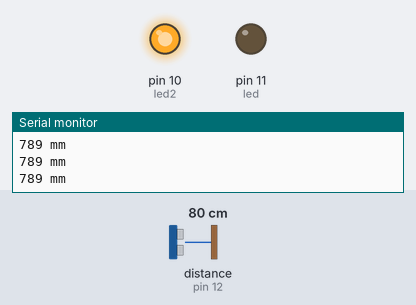
A sketch run on a simulated Arduino Uno, built with avr-gcc and run on an emulated ATmega328P. On the bench: output pins drawn as LEDs (lit = HIGH), the last lines printed to the serial monitor. Wiring (inferred from the names in the program): ultrasonic range finder: trigger pin 13; echo pin 12. The inputs (shaded band) are chosen by the test bench; at power-on: distance to the obstacle (sensor on pin 12) 80 cm. The echo pulse lasts 58.3 µs per cm; pins used as bus, display or sensor lines are not drawn.

Above: at 1.2 s.
1.3 s: distance to the obstacle (sensor on pin 12) set to 12 cm
4.3 s: distance to the obstacle (sensor on pin 12) set to 9 cm
At 5.5 s:
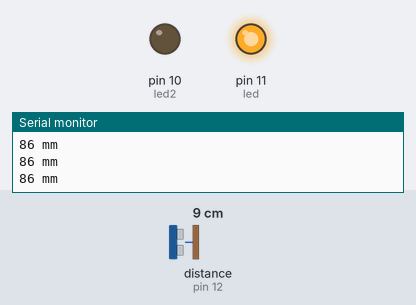
5.8 s: distance to the obstacle (sensor on pin 12) set to 18 cm
At 6.5 s:
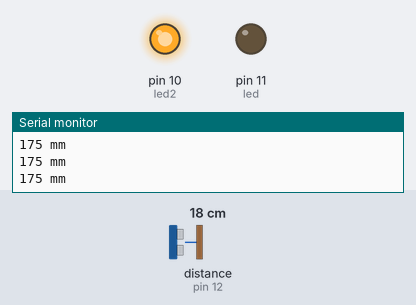
7.3 s: distance to the obstacle (sensor on pin 12) set to 2 cm
At 7.7 s:
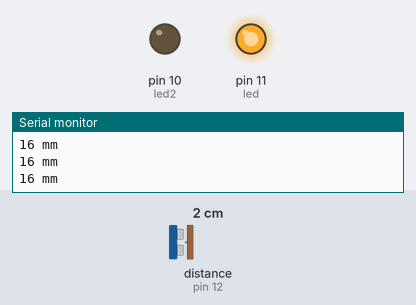
Timing chart, 0 to 9.8 s (numbered marks = the images above; inputs shaded):
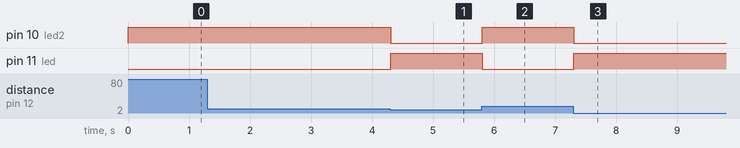

The sketch:

sonartest.ino
```cpp
/*
HC-SR04 Ping distance sensor]
VCC to arduino 5v GND to arduino GND
Echo to Arduino pin 13 Trig to Arduino pin 12
Red POS to Arduino pin 11
Green POS to Arduino pin 10
560 ohm resistor to both LED NEG and GRD power rail
More info at: http://goo.gl/kJ8Gl
Original code improvements to the Ping sketch sourced from Trollmaker.com
Some code and wiring inspired by http://en.wikiversity.org/wiki/User:Dstaub/robotcar
*/

#define trigPin 13
#define echoPin 12
#define led 11
#define led2 10

const int speedOfSound = 340;
const float ms2mm = (speedOfSound / 1000.0);

void setup() {
  Serial.begin (9600);
  pinMode(trigPin, OUTPUT);
  pinMode(echoPin, INPUT);
  pinMode(led, OUTPUT);
  pinMode(led2, OUTPUT);
  digitalWrite(trigPin, LOW);
  digitalWrite(led, LOW);
  digitalWrite(led2, LOW);
}

void loop() {
  long duration, distance;
  // Ensure clean HIGH pulse by first giving a short LOW
  digitalWrite(trigPin, LOW);
  delayMicroseconds(5);

  digitalWrite(trigPin, HIGH);
  delayMicroseconds(25);
  digitalWrite(trigPin, LOW);

  duration = pulseIn(echoPin, HIGH);
  distance = (duration / 2) * ms2mm;

  if (distance < 100) {
    digitalWrite(led,HIGH);
    digitalWrite(led2,LOW);
  } else {
    digitalWrite(led,LOW);
    digitalWrite(led2,HIGH);
  }

  Serial.print(distance);
  Serial.println(" mm");

  delay(10);
}
```

Measured:
- the behaviour switches between 11 and 10 cm on distance to the obstacle (sensor on pin 12) (found by bisection; images 0 and 1)
- after the input at 4.3 s, pin 10 (led2): HIGH → LOW at once; pin 11 (led): LOW → HIGH at once
- after the input at 5.8 s, pin 10 (led2): LOW → HIGH at once; pin 11 (led): HIGH → LOW at once
- after the input at 7.3 s, pin 10 (led2): HIGH → LOW at once; pin 11 (led): LOW → HIGH at once
